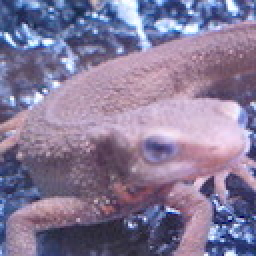
//> input picture OpenCV/data/imori.jpg, 128 x 128 px (shown 2 times larger)
$ ./76_saliency_map   (built with g++ and OpenCV 4)
//> lines starting //> are read from the running program, lines starting //| are printed output that depends on the picture
#include <iostream>
#include <opencv2/core.hpp>
#include <opencv2/highgui.hpp>
#include <opencv2/imgproc.hpp>
#include <algorithm>

cv::Mat bilinear_interpolation(cv::Mat img, double xScaleFactor=1.0, double yScaleFactor=1.0)
{
    int img_h = img.rows;
    int img_w = img.cols;
    int img_type = img.type();

    int resized_h = img_h * xScaleFactor;
    int resized_w = img_w * yScaleFactor;

    // input image coordinates
    int ix, iy;
    // delta x and delta y
    double dx, dy;
    int val1, val2, val3, val4, sum;

    cv::Mat out = cv::Mat::zeros(resized_h, resized_w, img_type);

    for (int y = 0; y < resized_h; y++){
        for (int x = 0; x < resized_w; x++){

            double rf = y / yScaleFactor;
            double cf = x / xScaleFactor;

            iy = (int)std::floor(rf);
            ix = (int)std::floor(cf);

            dy = rf - iy;
            dx = cf - ix;

            val1 = (1-dx) * (1-dy) * img.at<uchar>(iy, ix);
            val2 = dx * (1-dy) * img.at<uchar>(iy, ix+1);
            val3 = (1-dx) * dy * img.at<uchar>(iy+1, ix);
            val4 = dx * dy * img.at<uchar>(iy+1, ix+1);

            sum = val1 + val2 + val3 + val4;
            out.at<uchar>(y, x) = sum;
        }
    }
    return out;
}

void genGaussianPyramid(cv::Mat img, std::vector<cv::Mat>& imgVect, bool equalSize=false)
{
    // clean up the space for new images
    if (!imgVect.empty())
        imgVect.clear();

    cv::Mat tmp_img;
    // include the original image in the list
    tmp_img.push_back(img);
    // Start processing
    double scale = 1;
    for (int i = 0; i < 5; i++){
        scale *= 0.5;
        tmp_img = bilinear_interpolation(img, scale, scale);
        imgVect.push_back(tmp_img);
    }

    std::vector<cv::Mat> newImgVect;
    newImgVect.push_back(img);

    if (equalSize == true){
        for ( auto iv : imgVect ){
            scale = img.rows / iv.rows;
            tmp_img = bilinear_interpolation(iv, scale, scale);
            newImgVect.push_back(tmp_img);
        }
    }

    imgVect = newImgVect;
}

cv::Mat imgDiff(cv::Mat img1, cv::Mat img2)
{
    assert(img1.size() == img2.size());
    int img_h = img1.rows;
    int img_w = img1.cols;

    // use float type for output
    // since we will apply the summation later for saliencyMap
    cv::Mat out = cv::Mat::zeros(img_h, img_w, CV_32F);
    for (int y = 0; y < img_h; y++){
        for (int x = 0; x < img_w; x++){
            out.at<float>(y, x) = std::fabs(img1.at<uchar>(y, x)
                                - img2.at<uchar>(y, x));
        }
    }

    // Normalize the output
    // such that their values
    // lie between 0 and 1
    // for future summation
    double _, maxVal;
    cv::minMaxLoc(out, &_, &maxVal);

    // Normalization
    out /= maxVal;
    return out;
}

cv::Mat saliencyMap(cv::Mat img)
{
    int img_h = img.rows;
    int img_w = img.cols;
    std::vector<cv::Mat> imgVect;
    genGaussianPyramid(img, imgVect, true);

    // Compute the differences of chosen images
    // use type float since the returned types of
    // imgDiff is float
    cv::Mat tmp_img = cv::Mat::zeros(img_h, img_w, CV_32F);
    tmp_img += imgDiff(imgVect.at(0), imgVect.at(1));
    tmp_img += imgDiff(imgVect.at(0), imgVect.at(3));
    tmp_img += imgDiff(imgVect.at(0), imgVect.at(5));
    tmp_img += imgDiff(imgVect.at(1), imgVect.at(4));
    tmp_img += imgDiff(imgVect.at(2), imgVect.at(3));
    tmp_img += imgDiff(imgVect.at(3), imgVect.at(5));

    // Prepare for output
    cv::Mat out = img.clone();
    // since minVal has to be zero, we can ignore
    double _, maxVal;
    cv::minMaxLoc(tmp_img, &_, &maxVal);

    // Normalize the output image
    // such that the pixel values
    // lie between 0 and 255
    for (int y = 0; y < img_h; y++){
        for (int x = 0; x < img_w; x++){
            out.at<uchar>(y, x) = (int)(255 * tmp_img.at<float>(y, x)/maxVal);
        }
    }

    return out;
}

int main()
{
    cv::Mat img = cv::imread("../data/imori.jpg");
//> img is the input picture: 128 rows x 128 cols, CV_8UC3; mean B, G, R 152.8, 121.8, 134.1
    cv::Mat gimg;
    cv::cvtColor(img, gimg, cv::COLOR_BGR2GRAY);
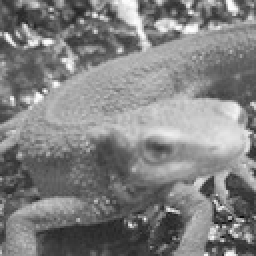
//> gimg: 128 rows x 128 cols, CV_8UC1 (shown 2 times larger); min 11, max 254, mean 129

    cv::Mat out = saliencyMap(gimg);
//> after the loop in genGaussianPyramid, `for (int i = 0; i < 5; i++)`: scale = 0.0312
//> the loop in genGaussianPyramid, `for ( auto iv : imgVect )` made 5 passes
//> after the loop in genGaussianPyramid, `for ( auto iv : imgVect )`:
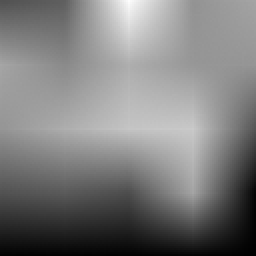
//> tmp_img: 128 rows x 128 cols, CV_8UC1 (shown 2 times larger); min 0, max 253, mean 124.2
//> in genGaussianPyramid, `imgVect = newImgVect;`:
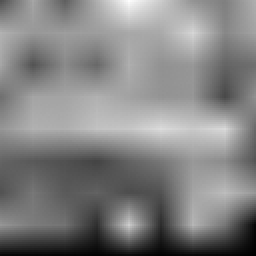
//> imgVect[4]: 128 rows x 128 cols, CV_8UC1 (shown 2 times larger); min 0, max 253, mean 130.4
//> in imgDiff, `cv::minMaxLoc(out, &_, &maxVal);`: maxVal = 175
//> after the loop in imgDiff (call 4), `for (int y = 0; y < img_h; y++)`:
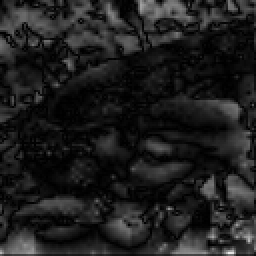
//> out: 128 rows x 128 cols, CV_32FC1 (shown 2 times larger); min 0, max 234, mean 30
//> in imgDiff (call 4), `cv::minMaxLoc(out, &_, &maxVal);`: maxVal = 234
//> after the loop in imgDiff (call 5), `for (int y = 0; y < img_h; y++)`:
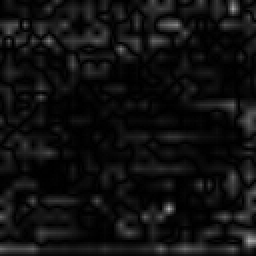
//> out: 128 rows x 128 cols, CV_32FC1 (shown 2 times larger); min 0, max 168, mean 16.1
//> in imgDiff (call 5), `cv::minMaxLoc(out, &_, &maxVal);`: maxVal = 168
//> after the loop in imgDiff (call 6), `for (int y = 0; y < img_h; y++)`:
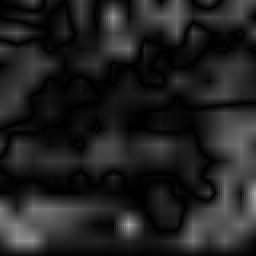
//> out: 128 rows x 128 cols, CV_32FC1 (shown 2 times larger); min 0, max 166, mean 32.9
//> in imgDiff (call 6), `cv::minMaxLoc(out, &_, &maxVal);`: maxVal = 166
//> in saliencyMap, `tmp_img += imgDiff(imgVect.at(3), imgVect.at(5));`:
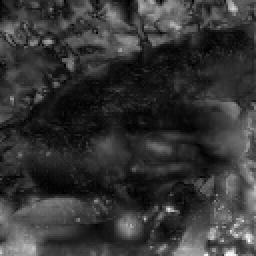
//> tmp_img: 128 rows x 128 cols, CV_32FC1 (shown 2 times larger); min 0, max 3.44, mean 0.72; drawn with min black and max white
//> in saliencyMap, `cv::minMaxLoc(tmp_img, &_, &maxVal);`: maxVal = 3.44
    cv::imshow("out", out);
    /* cv::imwrite("out.jpg", out); */

    cv::waitKey(0);
    cv::destroyAllWindows();
    return 0;
}
